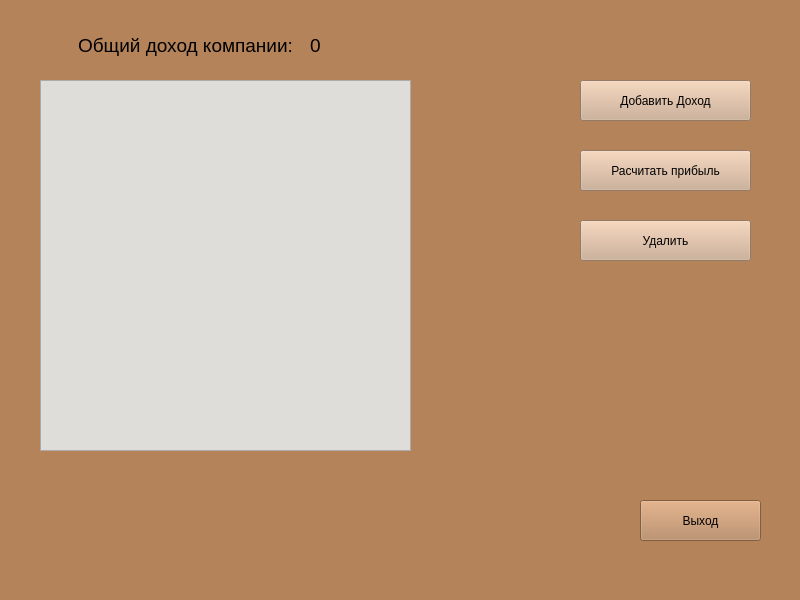
<?xml version="1.0" encoding="UTF-8"?>
<ui version="4.0">
 <class>MainWindow</class>
 <widget class="QMainWindow" name="MainWindow">
  <property name="geometry">
   <rect>
    <x>0</x>
    <y>0</y>
    <width>800</width>
    <height>600</height>
   </rect>
  </property>
  <property name="windowTitle">
   <string>MainWindow</string>
  </property>
  <property name="styleSheet">
   <string notr="true">background-color: rgb(181, 131, 90)</string>
  </property>
  <widget class="QWidget" name="centralwidget">
   <widget class="QLabel" name="label">
    <property name="geometry">
     <rect>
      <x>60</x>
      <y>20</y>
      <width>251</width>
      <height>51</height>
     </rect>
    </property>
    <property name="text">
     <string>&lt;html&gt;&lt;head/&gt;&lt;body&gt;&lt;p align=&quot;center&quot;&gt;&lt;span style=&quot; font-size:14pt;&quot;&gt;Общий доход компании:&lt;/span&gt;&lt;/p&gt;&lt;/body&gt;&lt;/html&gt;</string>
    </property>
   </widget>
   <widget class="QTableView" name="tableView">
    <property name="geometry">
     <rect>
      <x>40</x>
      <y>80</y>
      <width>371</width>
      <height>371</height>
     </rect>
    </property>
    <property name="styleSheet">
     <string notr="true">background-color: rgb(222, 221, 218);</string>
    </property>
   </widget>
   <widget class="QLabel" name="label_2">
    <property name="geometry">
     <rect>
      <x>310</x>
      <y>30</y>
      <width>21</width>
      <height>31</height>
     </rect>
    </property>
    <property name="text">
     <string>&lt;html&gt;&lt;head/&gt;&lt;body&gt;&lt;p&gt;&lt;span style=&quot; font-size:14pt;&quot;&gt;0&lt;/span&gt;&lt;/p&gt;&lt;/body&gt;&lt;/html&gt;</string>
    </property>
   </widget>
   <widget class="QPushButton" name="pushButton">
    <property name="geometry">
     <rect>
      <x>580</x>
      <y>80</y>
      <width>171</width>
      <height>41</height>
     </rect>
    </property>
    <property name="styleSheet">
     <string notr="true">font: 12pt &quot;Open Sans&quot;;
background-color:rgb(205, 171, 143)</string>
    </property>
    <property name="text">
     <string>Добавить Доход</string>
    </property>
   </widget>
   <widget class="QPushButton" name="pushButton_2">
    <property name="geometry">
     <rect>
      <x>580</x>
      <y>150</y>
      <width>171</width>
      <height>41</height>
     </rect>
    </property>
    <property name="styleSheet">
     <string notr="true">font: 12pt &quot;Open Sans&quot;;
background-color: rgb(205, 171, 143)</string>
    </property>
    <property name="text">
     <string>Расчитать прибыль</string>
    </property>
   </widget>
   <widget class="QPushButton" name="pushButton_exit">
    <property name="geometry">
     <rect>
      <x>640</x>
      <y>500</y>
      <width>121</width>
      <height>41</height>
     </rect>
    </property>
    <property name="text">
     <string>Выход</string>
    </property>
   </widget>
   <widget class="QPushButton" name="pushButton_del">
    <property name="geometry">
     <rect>
      <x>580</x>
      <y>220</y>
      <width>171</width>
      <height>41</height>
     </rect>
    </property>
    <property name="styleSheet">
     <string notr="true">font: 12pt &quot;Open Sans&quot;;
background-color: rgb(205, 171, 143)</string>
    </property>
    <property name="text">
     <string>Удалить</string>
    </property>
   </widget>
  </widget>
  <widget class="QMenuBar" name="menubar">
   <property name="geometry">
    <rect>
     <x>0</x>
     <y>0</y>
     <width>800</width>
     <height>23</height>
    </rect>
   </property>
  </widget>
  <widget class="QStatusBar" name="statusbar"/>
 </widget>
 <resources/>
 <connections/>
</ui>
